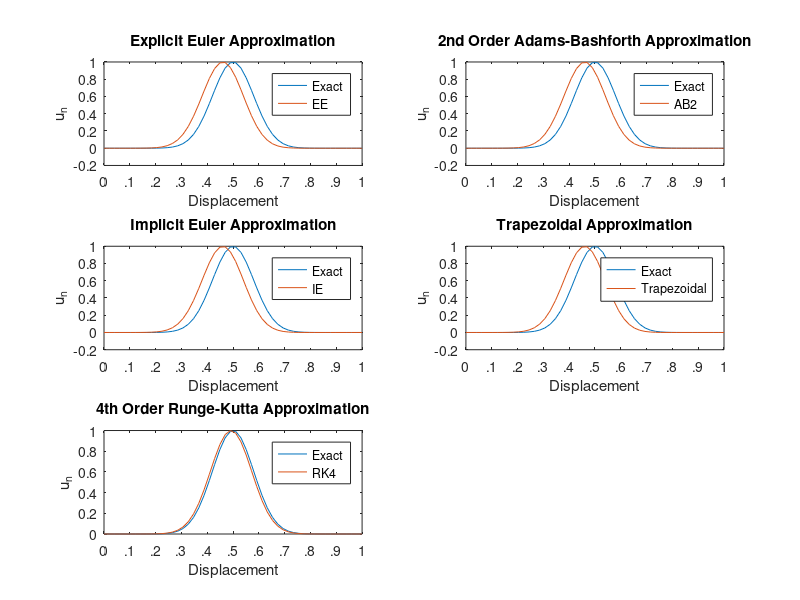

This chart was generated by the following MATLAB code:
% MECH 568 HW 2 Problem 6.7
% Author: Thomas Andreano
% Version 1: 10/10/2019
%-----------------------------------------------------------------------
% Solution to the one-dimensional linear convection equation using 2nd
% order centered difference. Uses explicit Euler, 2nd order
% Adams-Bashforth (AB2), implicit Euler, trapezoidal, and 4th order
% Runge-Kutta methods.

clc;
clear all;
close all;

a = 1;  %given by problem
dom = linspace(0,1,50); %create a grid of 50 points from 0 to 1
sigma = 0.08; %variable in the exact solution, given
deltaX = 1/50; %change in x determined by grid size of 50 and span of 0 to 1

%Explicit Euler Method       u(n+1) = u(n) + h*u'(n)
%-------------------------------------------------------------------------
courantNum = 0.1; %given
h = courantNum*deltaX/a; %calculate time step h

u_EE = zeros(50,501); %create matrix for EE solution

for i = 1:50
    u_EE(i,1) = exp((-0.5)*((dom(i) - 0.5)/sigma)^2); %calculate initial condition
end

%create matrix for approximation: u' = A*u
A_col_vec = [0; -1];
A_col_vec(end+1:50) =  0;

A_row_vec = [0 1];
A_row_vec(end+1:50) =  0;

A = (toeplitz(A_col_vec, A_row_vec)); 

%time-march EE solution
for t = 2:501
    u_EE(:,t) = u_EE(:,t-1) + h*A*u_EE(:,t-1); 
end

%2nd order Adams-Bashforth (AB2)      u_n+1 = u_n + .5*h*[3*u'_n - u'_n-1]
%-------------------------------------------------------------------------
u_AB2 = zeros(50,501); %create matrix for AB2 solution

for i = 1:50
    u_AB2(i,1) = exp((-0.5)*((dom(i) - 0.5)/sigma)^2); %calculate initial condition
end

%use explicit Euler method to approximate 2nd time-step solution
u_AB2(:,2) = u_AB2(:,1) + h*A*u_AB2(:,1);

%proceed with AB2 time marching approximation
for t = 3:501
    u_AB2(:,t) = u_AB2(:,t-1) + 0.5*h*(3*A*u_AB2(:,t-1) - A*u_AB2(:,t-2));
end


%Implicit Euler Method          u_n+1 = u_n + h*u'_n+1
%-------------------------------------------------------------------------
%courantNum = 1;
h = courantNum*deltaX/a;

u_IE = zeros(50,501); %create matrix for IE solution

for i = 1:50
    u_IE(i,1) = exp((-0.5)*((dom(i) - 0.5)/sigma)^2); %calculate initial condition
end

%IE time marching approximation
for t = 2:501
    u_IE(:,t) = inv(eye(50) - h*A)*u_IE(:,t-1);
end


%Trapezoidal (AM2)
%-------------------------------------------------------------------------
u_AM2 = zeros(50,501); %create matrix for AM2 solution

for i = 1:50
    u_AM2(i,1) = exp((-0.5)*((dom(i) - 0.5)/sigma)^2); %calculate initial condition
end

%AM2 time marching approximation
for t = 2:501
    u_AM2(:,t) = inv(eye(50) - 0.5*h*A)*(((eye(50) + 0.5*h*A)*u_AM2(:,t-1)));
end


%4th Order Runge-Kutta (RK4)
%-------------------------------------------------------------------------

%create matrix for AM2 solution and intermediate steps
u_RK4 = zeros(50,501); 
u_hat = zeros(50,501);
u_tilde = zeros(50,501);
u_bar = zeros(50,501);

for i = 1:50
    u_RK4(i,1) = exp((-0.5)*((dom(i) - 0.5)/sigma)^2); %calculate initial condition
end

%RK4 time marching approximation
for t = 2:501
    
    u_hat(:,t) = u_RK4(:, t-1) + 0.5*h*A*u_RK4(:, t-1);

    u_tilde(:,t) = u_RK4(:, t-1) +  0.5*h*A*u_hat(:,t);

    u_bar(:,t) = u_RK4(:,t-1) + h*A*u_tilde(:,t);

    u_RK4(:,t) = u_RK4(:,t-1) + (1/6)*h*(A*u_RK4(:,t-1) + 2*(A*u_hat(:,t) + A*u_tilde(:,t)) + A*u_bar(:,t));

end

%plot results
figure
subplot(3,2,1)
plot(dom, u_EE(:,1), dom, u_EE(:,501));
title('Explicit Euler Approximation')
ylabel('u_n')
xlabel('Displacement')
legend('Exact', 'EE')
xticks([0 .1 .2 .3 .4 .5 .6 .7 .8 .9 1.0])
xticklabels({'0','.1','.2','.3','.4', '.5', '.6', '.7', '.8', '.9', '1'})

subplot(3,2,2)
plot(dom, u_EE(:,1), dom, u_AB2(:,501));
title('2nd Order Adams-Bashforth Approximation')
ylabel('u_n')
xlabel('Displacement')
legend('Exact', 'AB2')
xticks([0 .1 .2 .3 .4 .5 .6 .7 .8 .9 1.0])
xticklabels({'0','.1','.2','.3','.4', '.5', '.6', '.7', '.8', '.9', '1'})

subplot(3,2,3)
plot(dom, u_EE(:,1), dom, u_IE(:,501));
title('Implicit Euler Approximation')
ylabel('u_n')
xlabel('Displacement')
legend('Exact', 'IE')
xticks([0 .1 .2 .3 .4 .5 .6 .7 .8 .9 1.0])
xticklabels({'0','.1','.2','.3','.4', '.5', '.6', '.7', '.8', '.9', '1'})

subplot(3,2,4)
plot(dom, u_EE(:,1), dom, u_AM2(:, 501));
title('Trapezoidal Approximation')
ylabel('u_n')
xlabel('Displacement')
legend('Exact', 'Trapezoidal')
xticks([0 .1 .2 .3 .4 .5 .6 .7 .8 .9 1.0])
xticklabels({'0','.1','.2','.3','.4', '.5', '.6', '.7', '.8', '.9', '1'})

subplot(3,2,5)
plot(dom, u_EE(:,1), dom, u_RK4(:,100));
title('4th Order Runge-Kutta Approximation')
ylabel('u_n')
xlabel('Displacement')
legend('Exact', 'RK4')
xticks([0 .1 .2 .3 .4 .5 .6 .7 .8 .9 1.0])
xticklabels({'0','.1','.2','.3','.4', '.5', '.6', '.7', '.8', '.9', '1'})
